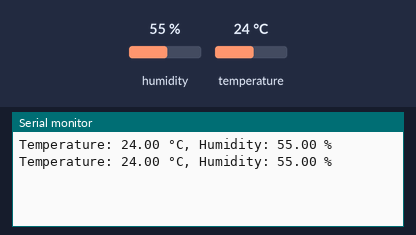
Bench run of a sketch on a simulated Arduino Uno, built with avr-gcc and run on an emulated ATmega328P. Shown: the last lines printed to the serial monitor. The test bench sets the inputs (shaded band); at power-on: humidity 55 %, temperature 24 °C.

Above: at 4.8 s.
4.9 s: humidity set to 22 %
At 7.2 s:
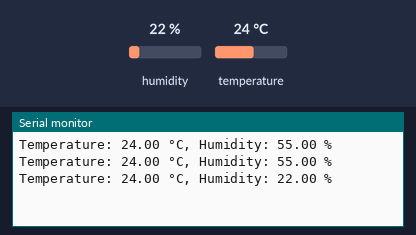
7.9 s: temperature set to 12 °C
At 8.4 s:
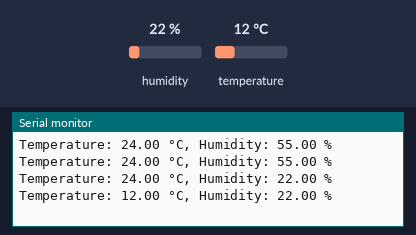
10.9 s: humidity set to 40 %
At 13.3 s:
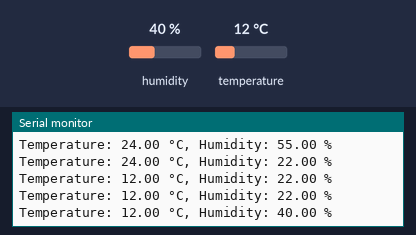
Timing chart, 0 to 14.8 s (numbered marks = the images above; inputs shaded):
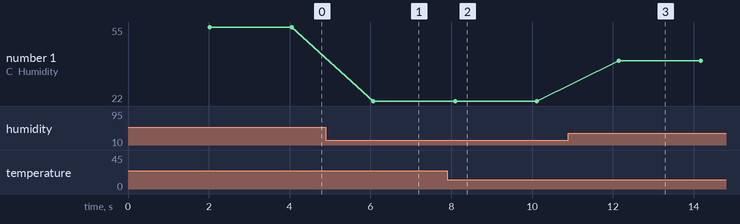

Measured:
- after the input at 4.9 s, the serial monitor: prints a new line after 1.2 s (image 1)
- after the input at 7.9 s, the serial monitor: prints a new line after 0.20 s (image 2)
- after the input at 10.9 s, the serial monitor: prints a new line after 1.2 s (image 3)
- plotted number 1: 55 → 22 after the input at 4.9 s, 22 → 40 after the input at 10.9 s

The sketch:

Arduino_code.ino
```cpp
#include <DHT.h>
#define DHTPIN 2 // Replace with the appropriate pin number connected to the DHT11 sensor
#define DHTTYPE DHT11
DHT dht(DHTPIN, DHTTYPE);
void setup() {
  Serial.begin(9600); // Set the baud rate to match the JavaScript code
  dht.begin();
}
void loop() {
  delay(2000); // Delay for 2 seconds between readings
  float temperature = dht.readTemperature();
  float humidity = dht.readHumidity();
  if (isnan(temperature) || isnan(humidity)) {
    Serial.println("Failed to read data from DHT sensor");
    return;
  }
  Serial.print("Temperature: ");
  Serial.print(temperature);
  Serial.print(" °C, Humidity: ");
  Serial.print(humidity);
  Serial.println(" %");
}
```
